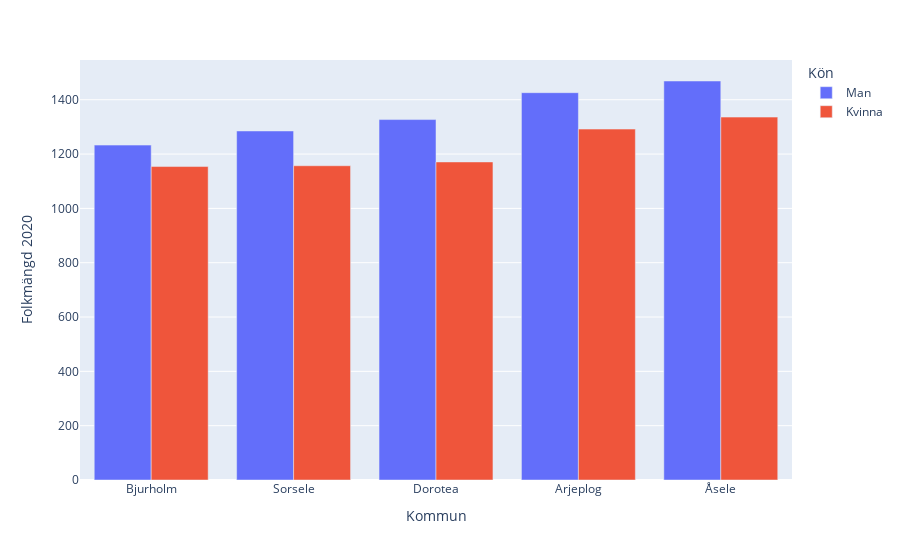

Notebook code for this chart:
### Code cell
df_largest_city= df_final.sort_values(by= "Folkmängd 2020").tail(10)
df_smalest_city= df_final.sort_values(by= "Folkmängd 2020").head(10)
#s_l_citites= pd.concat([df_largest_city, df_smalest_city])
fig= px.bar(df_smalest_city, x= "Kommun", y= "Folkmängd 2020", color= "Kön",
            category_orders= {"Kön": ["Man", "Kvinna"]}, barmode= "group")
fig.show()

### Figure 1 — Plotly figure (JSON) as saved in the notebook; plotly's stock layout.template omitted (floating-point values rounded to 4 significant figures)
{"data": [{"alignmentgroup": "True", "hovertemplate": "Kön=Man<br>Kommun=%{x}<br>Folkmängd 2020=%{y}<extra></extra>", "legendgroup": "Man", "marker": {"color": "#636efa", "pattern": {"shape": ""}}, "name": "Man", "offsetgroup": "Man", "orientation": "v", "showlegend": true, "textposition": "auto", "type": "bar", "x": ["Bjurholm", "Sorsele", "Dorotea", "Arjeplog", "Åsele"], "xaxis": "x", "y": [1233, 1285, 1327, 1426, 1469], "yaxis": "y"}, {"alignmentgroup": "True", "hovertemplate": "Kön=Kvinna<br>Kommun=%{x}<br>Folkmängd 2020=%{y}<extra></extra>", "legendgroup": "Kvinna", "marker": {"color": "#EF553B", "pattern": {"shape": ""}}, "name": "Kvinna", "offsetgroup": "Kvinna", "orientation": "v", "showlegend": true, "textposition": "auto", "type": "bar", "x": ["Bjurholm", "Sorsele", "Dorotea", "Arjeplog", "Åsele"], "xaxis": "x", "y": [1154, 1157, 1171, 1292, 1336], "yaxis": "y"}], "layout": {"barmode": "group", "legend": {"title": {"text": "Kön"}, "tracegroupgap": 0}, "margin": {"t": 60}, "xaxis": {"anchor": "y", "domain": [0, 1], "title": {"text": "Kommun"}}, "yaxis": {"anchor": "x", "domain": [0, 1], "title": {"text": "Folkmängd 2020"}}}}
